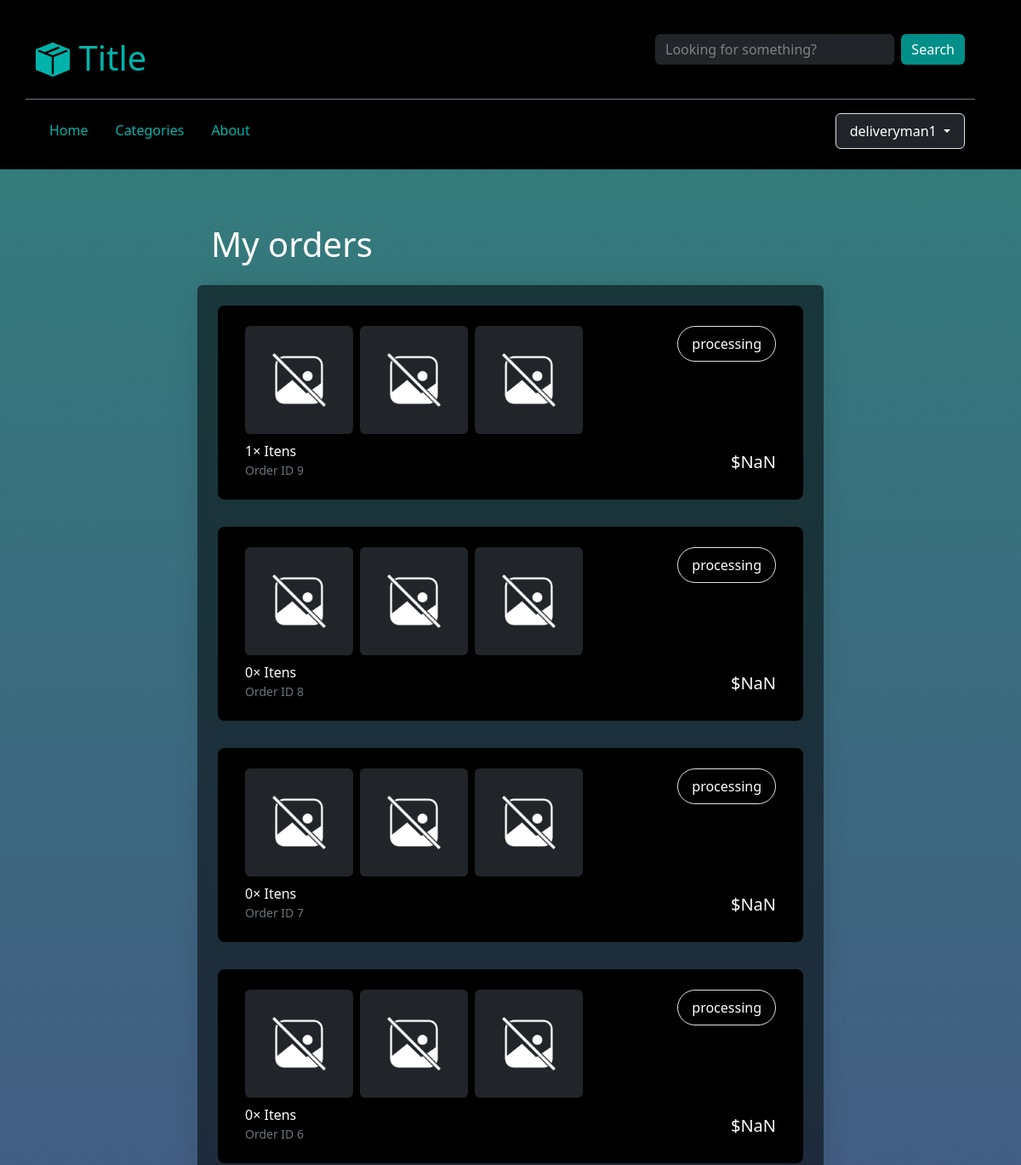
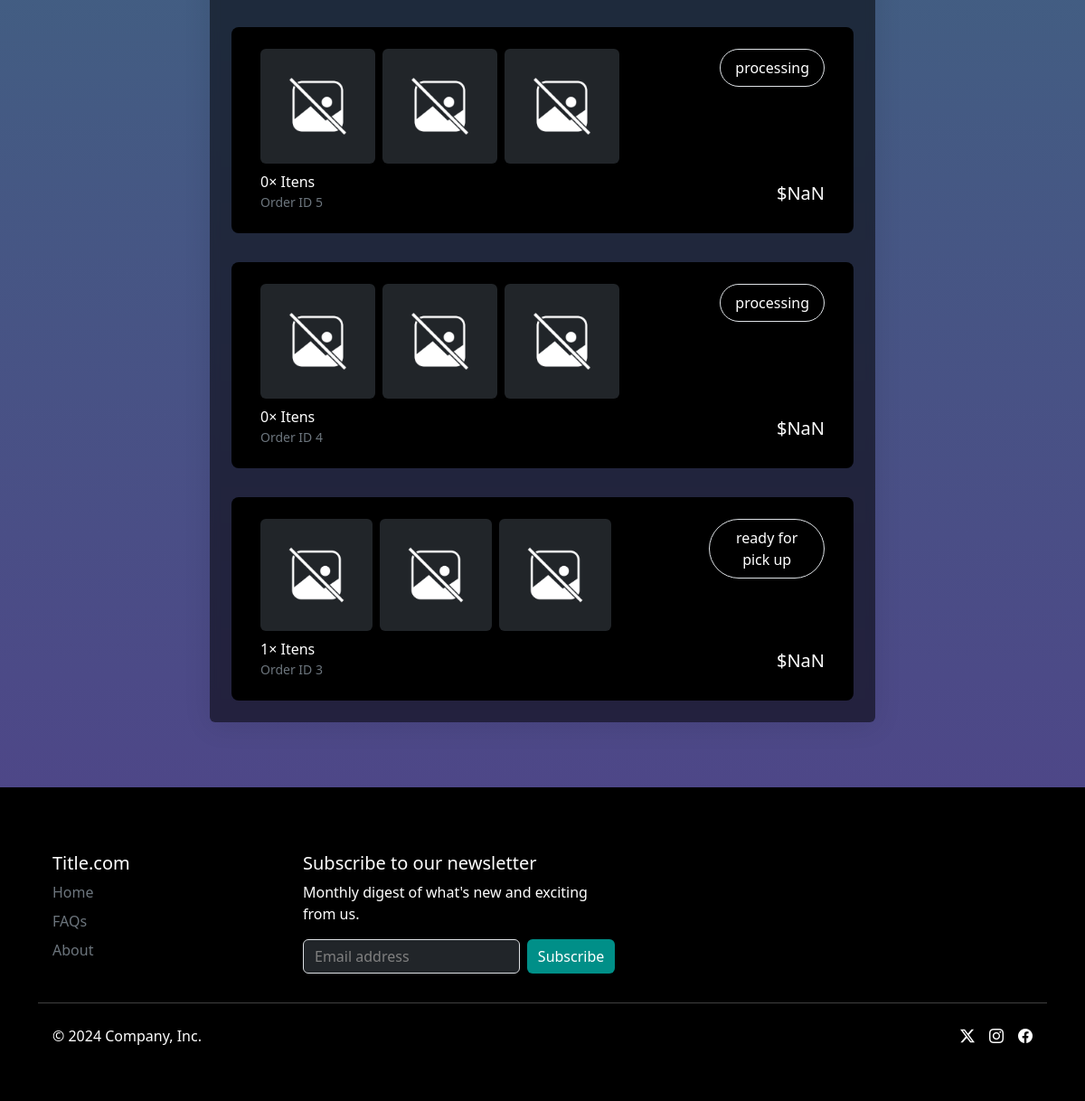
/my-orders (signed in), run on the app's committed database (2 pictures, top to bottom).
### delivery/models.py (models this page shows)
class Order(models.Model):
    id = models.AutoField(primary_key=True)
    user = models.ForeignKey(AuthUser, on_delete=models.CASCADE)
    creation_date = models.DateTimeField(auto_now_add=True)
    update_date = models.DateTimeField(auto_now=True)
    total_price = models.DecimalField(max_digits=10, decimal_places=2, default=0)
    status = models.ForeignKey(OrderStatus, on_delete=models.PROTECT, default=1)
    payment = models.ForeignKey(Payment, on_delete=models.CASCADE)
    recipient = models.ForeignKey(Recipient, on_delete=models.CASCADE)
    delivery_adress = models.ForeignKey(Adress, on_delete=models.CASCADE)
    class Meta:
        db_table = "order"

class OrderStatus(models.Model):
    id = models.AutoField(primary_key=True)
    description = models.CharField(max_length=60)
    class Meta:
        db_table = "order_status"

### delivery/views.py (the view)
# urls.py: path("my-orders", views.my_orders, name="my_orders"),
@login_required
def my_orders(request):
    user = request.user
    context = get_layout_context(request)
    orders = Order.objects.filter(user_id = user.id).order_by("-creation_date")
    for order in orders:
        items = OrderItem.objects.filter(order_id = order.id)
        order.quant = 0
        for item in items:
            order.quant += item.quant
    context.update({"orders": orders})
    return render(request, "shopping/my-orders.html", context)

### delivery/views.py (called while the page is built)
def get_layout_context(request):
    try:
        type = UserInfo.objects.get(user_id=request.user.id).type
    except:
        type = None
    categories = Category.objects.all().order_by('name')
    context = {'type': type, 'categories': categories}
    return context

### delivery/templates/shopping/my-orders.html (shortened to what this page needs)
{% extends "layout.html" %}
{% load static %}
{% block body %}
<div class="container">
    <div class="row d-flex justify-content-center text-light">
        <div class="col-12 col-md-12 col-lg-10 col-xl-8 mb-4">
            <h1 class="w-100 p-3">My orders</h1>
            <ul class="list-group glass p-2">
                {% for order in orders %}
                <li class="list-group-item bg-black border-0 rounded-3 m-3">
                    <a href="{% url 'order' order_id=order.id %}" class="d-flex flex-column p-3 link-underline link-underline-opacity-0">
                        <span class="d-flex">
                            <div class="d-flex grid gap-2 w-100">
                                <img src="{% static 'icon.png' %}" alt="" class="w-25 h-100 rounded-2 bg-dark p-4">
                                <img src="{% static 'icon.png' %}" alt="" class="w-25 h-100 rounded-2 bg-dark p-4">
                                <img src="{% static 'icon.png' %}" alt="" class="w-25 h-100 rounded-2 bg-dark p-4">
                            </div>
                            <div>
                                <div class="border rounded-pill p-2 px-3 text-center" name="order-status">{{ order.status.description }}</div>
                            </div>
                        </span>
                        <span class="d-flex justify-content-between align-items-end w-100 mt-2">
                            <span class="d-flex flex-column">
                                <span name="order-quant">{{ order.quant }}&times; Itens</span>
                                <small class="text-secondary">Order ID <span name="order-id" class="text-secondary">{{ order.id }}</span></small class="text-secondary">
                            </span>
                            <h5 name="price">{{ order.total_price }}</h5>
                        </span>
                    </a>
                </li>
                {% endfor %}
            </ul>
        </div>
    </div>
</div>
{% endblock %}

### delivery/templates/layout.html (shortened to what this page needs)
{% load static %}
<!DOCTYPE html>
<html lang="en">
    <head>
        <link href="https://cdn.jsdelivr.net/npm/bootstrap@5.3.3/dist/css/bootstrap.min.css" rel="stylesheet">
        <link rel="stylesheet" href="https://cdn.jsdelivr.net/npm/bootstrap-icons@1.11.3/font/bootstrap-icons.min.css">
        <link rel="stylesheet" href="{% static 'style.css' %}">
    </head>
    <body>
        <div class="bg-black">
            <div id="header" class="container d-flex align-items-center py-4 mb-5">
                <div class="row w-100">
                    <div class="d-flex justify-content-between border-bottom border-secondary py-3 mb-2">
                        <a class="nav-link nav-link d-flex align-items-end" href="{% url 'index' %}">
                            <i class="bi bi-box-seam-fill text-theme fs-1"></i>
                            <h1 class="text-theme">&nbsp;Title</h1>
                        </a>
                        <div class="col-8 col-md-6 col-lg-4">
                            <form action="" class="d-flex">
                                <input class="form-control bg-dark text-light border-0" type="text" id="search" placeholder="Looking for something?">
                                <input class="btn btn-theme ms-2" type="submit" value="Search">
                            </form>
                        </div>
                    </div>
                    <div class="d-flex justify-content-between mt-2">
                        <ul class="nav">
                        <li>
                            <a class="nav-link link-theme" href="{% url 'index' %}">Home</a>
                        </li>
                        <li>
                            <a class="nav-link link-theme" href="{% url 'categories_filter' category_id=0 %}">Categories</a>
                        </li>
                        <li>
                            <a class="nav-link link-theme" href="">About</a>
                        </li>
                        </ul>
                        <div>
                            {% if user.is_authenticated %}
                                <div class="dropdown">
                                <button class="btn btn-dark dropdown-toggle border px-3 py-2" type="button" data-bs-toggle="dropdown" aria-expanded="false">
                                    {{ user.username }}
                                </button>
                                </div>
                            {% else %}
                                Not signed in.
                            {% endif %}
                        </div>
                    </div>
                </div>
            </div>
        </div>
        {% block body %}
        {% endblock %}
        <div class="bg-black">
            <footer class="container mt-5 pb-1 pt-5">
                <div class="row mt-4 px-3">
                    <div class="col-md-3 mb-3 d-flex d-md-block gap-4">
                        <h5>Title.com</h5>
                        <ul class="nav gap-4 d-md-block">
                            <li class="nav-item mb-2"><a href="{% url 'index' %}" class="nav-link p-0 link link-secondary">Home</a></li>
                            <li class="nav-item mb-2"><a href="#" class="nav-link p-0 link link-secondary">FAQs</a></li>
                            <li class="nav-item mb-2"><a href="#" class="nav-link p-0 link link-secondary">About</a></li>
                        </ul>
                    </div>
                    <div class="col-md-8 mb-3 col-lg-4">
                        <form>
                            <h5>Subscribe to our newsletter</h5>
                            <p>Monthly digest of what's new and exciting from us.</p>
                            <div class="d-flex flex-column flex-sm-row w-100 gap-2">
                                <input id="newsletter1" type="text" class="form-control bg-dark text-light" placeholder="Email address">
                                <button class="btn btn-theme" type="button">Subscribe</button>
                            </div>
                        </form>
                    </div>
                </div>
                <hr>
                <div class="d-flex justify-content-between p-3 pt-0 my-4">
                    <p>© 2024 Company, Inc.</p>
                    <ul class="list-unstyled d-flex">
                        <li class="ms-3"><a class="link-body-emphasis" href="#"><i class="bi bi-twitter-x"></i></a></li>
                        <li class="ms-3"><a class="link-body-emphasis" href="#"><i class="bi bi-instagram"></i></a></li>
                        <li class="ms-3"><a class="link-body-emphasis" href="#"><i class="bi bi-facebook"></i></a></li>
                    </ul>
                </div>
            </footer>
        </div>
    </body>
</html>

### delivery/static/style.css (style rules this page uses)
:root { --text-color: rgb(0, 179, 170); --link-hover-color: rgb(97, 255, 247); --btn-color: rgb(0, 143, 136); }
body { background-image: linear-gradient(rgb(49, 128, 122), rgb(82, 62, 138)); background-attachment: fixed; }
*, h1, h3 { color: white; }
.form-control::placeholder { color: gray; }
.glass { background: rgba(0, 0, 0, 0.54); box-shadow: 0 4px 30px rgba(0, 0, 0, 0.1); backdrop-filter: blur(5px); -webkit-backdrop-filter: blur(5px); }
.text-theme { color: var(--text-color) !important; }
.btn-theme { background-color: var(--btn-color) !important; border: none; color: white; }
.link-theme { color: var(--text-color) !important; }

### data on the page
Order: status.description "processing", quant "1", id "9"
Order: status.description "processing", quant "0", id "8"
Order: status.description "processing", quant "0", id "7"
Order: status.description "processing", quant "0", id "6"
Order: status.description "processing", quant "0", id "5"
Order: status.description "processing", quant "0", id "4"
Order: status.description "ready for pick up", quant "1", id "3"

### other printed values
{{ user.username }} "deliveryman1"
